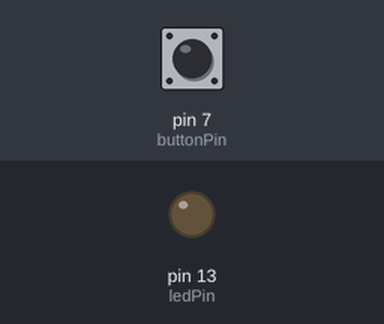
Simulated run of this sketch. Board: Arduino Uno, built with avr-gcc and run on an emulated ATmega328P. Parts: output pins drawn as LEDs (lit = HIGH). The inputs (shaded band) are chosen by the test bench; at power-on: pin 7 (buttonPin) LOW.

Above: at 1.2 s.
1.3 s: pin 7 (buttonPin) pulled HIGH for 0.15 s
At 1.9 s:
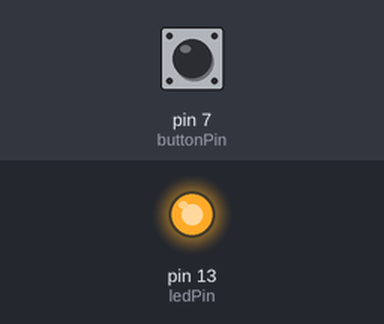
3.0 s: pin 7 (buttonPin) pulled HIGH for 1 s
At 3.8 s:
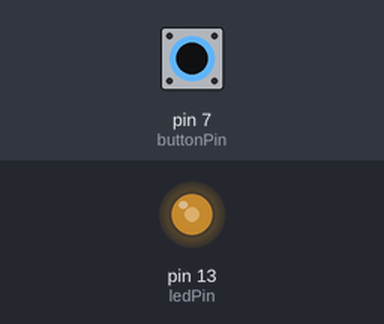
5.5 s: pin 7 (buttonPin) pulled HIGH for 3.2 s
At 10.0 s:
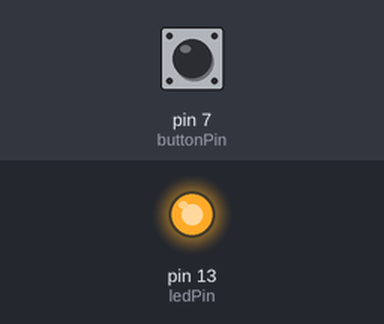
Timing chart, 0 to 11.5 s (numbered marks = the images above; inputs shaded):
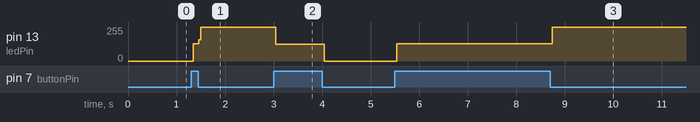

Measured:
- after the input at 1.3 s, pin 13 (ledPin): 0/255 → 128/255 at once, → 255/255 0.12 s later
- after the input at 3.0 s, pin 13 (ledPin): 255/255 → 127/255 at once, → 0/255 1.0 s later
- after the input at 5.5 s, pin 13 (ledPin): 0/255 → 128/255 at once, → 255/255 3.2 s later

The sketch:

Button-Project.ino
```cpp
int buttonPin =7;
int ledPin = 13;
boolean on=false;
int buttonState=0;

void setup() {
  pinMode(buttonPin, INPUT);
  pinMode(ledPin, OUTPUT);
}

void loop() {
  buttonState = digitalRead(buttonPin);
  if (buttonState == HIGH){
    Serial.print(buttonState);
    if (on==true){
      on=false;
    }
    else{
      on =true;
    }
  }

  if (on==true){
    digitalWrite(ledPin, HIGH);
    }
    else {
      digitalWrite(ledPin, LOW);
      }
}
```
